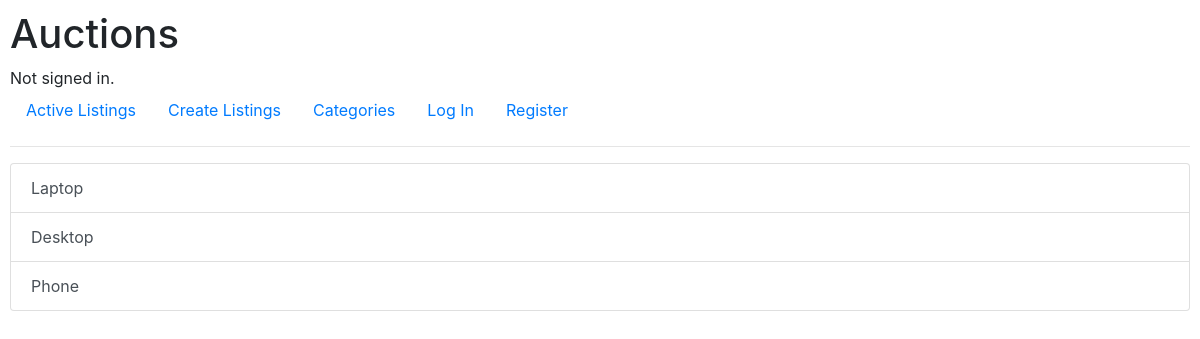
The page /categories on the database as committed earlier.
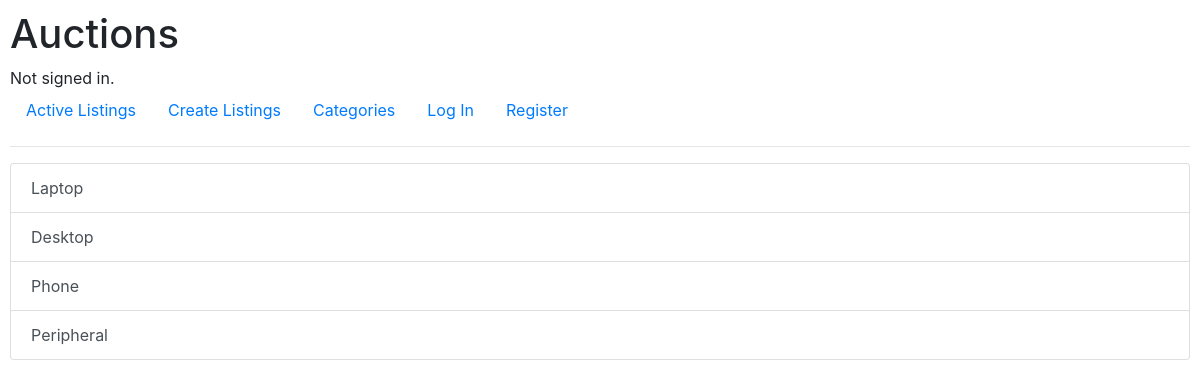
The same page on the database as committed later.
### auctions/models.py (models this page shows, shortened)
class Category(models.Model):
    name = models.CharField(max_length=64)

### auctions/views.py (the view)
# urls.py: path("categories", views.categories, name="categories"),
def categories(request):
        categories = Category.objects.all()
        return render(request, "auctions/categories.html", {
            "categories": categories
        })

### auctions/templates/auctions/categories.html
{% extends "auctions/layout.html" %}
{% block body %}
    {% if categories %}
        <div class="list-group">
            {% for category in categories %}
        <a href="{% url 'category_listings' category.id %}" class="list-group-item list-group-item-action">{{ category.name }}</a>
            {% endfor %}
    </div>
    {% else %}
    <p>There are currently no listings.</p>
    {% endif %}
{% endblock %}

### auctions/templates/auctions/layout.html (shortened to what this page needs)
{% load static %}
<!DOCTYPE html>
<html lang="en">
    <head>
        <link href="https://stackpath.bootstrapcdn.com/bootstrap/4.5.2/css/bootstrap.min.css" rel="stylesheet">
        <link href="{% static 'auctions/styles.css' %}" rel="stylesheet">
    </head>
    <body>
        <h1>Auctions</h1>
        <div>
            {% if user.is_authenticated %}
                Signed in as <strong>{{ user.username }}</strong>.
            {% else %}
                Not signed in.
            {% endif %}
        </div>
        <ul class="nav">
            <li class="nav-item">
                <a class="nav-link" href="{% url 'index' %}">Active Listings</a>
            </li>
            <li class="nav-item">
                <a class="nav-link" href="{% url 'create' %}">Create Listings</a>
            </li>
            <li class="nav-item">
                <a class="nav-link" href="{% url 'categories' %}">Categories</a>
            </li>
            {% if user.is_authenticated %}
                <li class="nav-item">
                    <a class="nav-link" href="{% url 'mywatchlist' %}">Watchlist</a>
                </li>
                <li class="nav-item">
                    <a class="nav-link" href="{% url 'logout' %}">Log Out</a>
                </li>
            {% else %}
                <li class="nav-item">
                    <a class="nav-link" href="{% url 'login' %}">Log In</a>
                </li>
                <li class="nav-item">
                    <a class="nav-link" href="{% url 'register' %}">Register</a>
                </li>
            {% endif %}
        </ul>
        <hr>
        {% block body %}
        {% endblock %}
    </body>
</html>

### auctions/static/auctions/styles.css (style rules this page uses)
body { padding: 10px; }

Rows that differ between the two databases and show on the page:
added Category: name "Peripheral"
